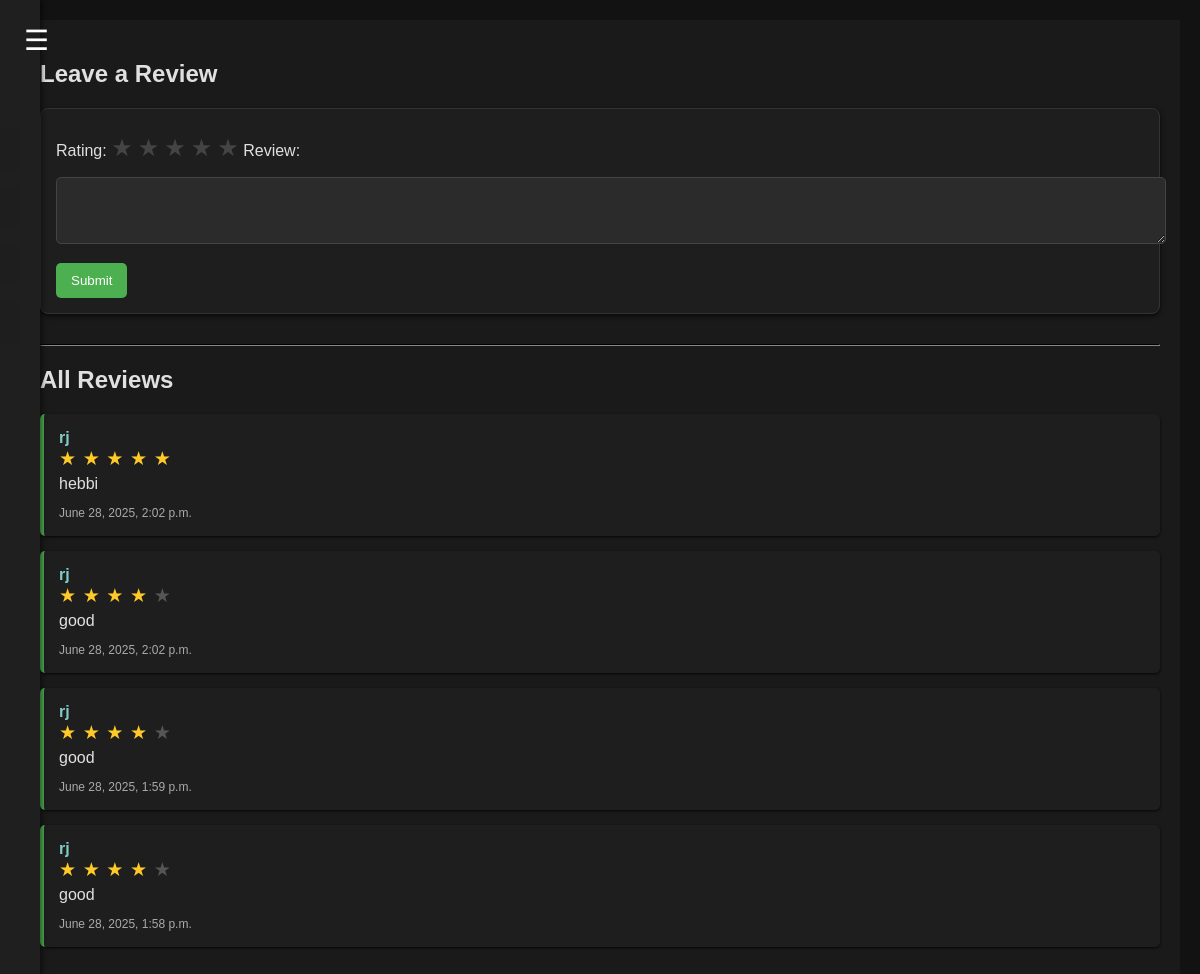
The app's page /reviews/pow/ (signed in) with its own data.
### accounts/models.py (models this page shows, shortened)
class Review(models.Model):
    user = models.ForeignKey(User, on_delete=models.CASCADE)
    trainer = models.ForeignKey(User, on_delete=models.CASCADE, related_name='reviews')
    content = models.TextField()
    rating = models.PositiveIntegerField(
        validators=[MinValueValidator(1), MaxValueValidator(5)]
    )
    created_at = models.DateTimeField(auto_now_add=True)

### accounts/views.py (the view)
# urls.py: path('reviews/<str:username>/',views.reviews_page,name='reviews_page'),
@login_required
def reviews_page(request,username):
    trainer = get_object_or_404(User,username=username)
    reviews = Review.objects.filter(trainer=trainer).order_by('-created_at')
    if trainer.profile.role != 'trainer':
        return redirect('home')
    if request.method == 'POST':
        form = ReviewForm(request.POST)
        if form.is_valid():
            review = form.save(commit=False)
            review.user = request.user
            review.trainer = trainer
            review.save()
            return redirect('reviews_page', username=trainer.username)
    else:
        form = ReviewForm()
    return render(request, 'accounts/reviews_page.html', {
        'form': form,
        'reviews': reviews
    })

### accounts/forms.py
class ReviewForm(forms.ModelForm):
    class Meta:
        model = Review
        fields = ['content', 'rating']
        widgets = {
            'content': forms.Textarea(attrs={'rows': 3}),
            'rating': forms.NumberInput(attrs={'min': 1, 'max': 5}),
        }

### accounts/templates/accounts/reviews_page.html (shortened to what this page needs)
{% extends "accounts/base_user.html" %}
{% load static %}
{% block extra_css %}
<link rel="stylesheet" href="{% static 'css/reviews.css' %}">
{% endblock %}
{% block content %}
<h2>Leave a Review</h2>
<form method="post">
    <label for="id_rating">Rating:</label>
    <div class="star-rating">
        {% for i in "54321" %}
            <label for="star{{ i }}">&#9733;</label>
        {% endfor %}
    </div>
    <label for="id_content">Review:</label>
    {{ form.content }}
    <button type="submit">Submit</button>
</form>
<hr>
<h2>All Reviews</h2>
{% for review in reviews %}
    <div class="review">
        <strong>{{ review.user.username }}</strong>
        <div class="stars">
            {% for i in "12345" %}
                {% if forloop.counter <= review.rating %}
                    <span class="star">&#9733;</span>
                {% else %}
                    <span class="star inactive">&#9733;</span>
                {% endif %}
            {% endfor %}
        </div>
        <p>{{ review.content }}</p>
        <small>{{ review.created_at }}</small>
    </div>
{% empty %}
    <p>No reviews yet.</p>
{% endfor %}
{% endblock %}

### static/css/base_user.css (style rules this page uses)
body { margin: 0; font-family: 'Segoe UI', sans-serif; background-color: #0d1b2a; color: #ffffff; }
body { margin: 0; background-color: #121212; color: #fff; font-family: Arial, sans-serif; }

### static/css/reviews.css (style rules this page uses)
body { font-family: Arial, sans-serif; background-color: #121212; padding: 20px; color: #e0e0e0; }
form { background-color: #1e1e1e; border: 1px solid #333; padding: 15px; border-radius: 8px; margin-bottom: 30px; box-shadow: 0 2px 5px rgba(0, 0, 0, 0.7); }
form textarea, form input[type="number"] { width: 100%; padding: 10px; margin-top: 5px; margin-bottom: 15px; background-color: #2b2b2b; color: #e0e0e0; border: 1px solid #444; border-radius: 5px; }
form textarea::placeholder, form input[type="number"]::placeholder { color: #999; }
form button { background-color: #4caf50; color: #fff; padding: 10px 15px; border: none; border-radius: 5px; cursor: pointer; }
.star-rating { direction: rtl; display: inline-flex; gap: 5px; font-size: 1.5rem; margin: 10px 0; }
.star-rating label { color: #444; cursor: pointer; transition: color 0.2s; }
.review { background-color: #1e1e1e; border-left: 4px solid #4caf50; padding: 15px; margin-bottom: 15px; border-radius: 5px; box-shadow: 0 1px 3px rgba(0, 0, 0, 0.8); }
.review strong { color: #80cbc4; font-size: 16px; }
.review small { color: #aaa; font-size: 12px; }
.review p { margin: 5px 0 10px; }
.stars .star { color: #ffca28; font-size: 1.2rem; margin-right: 2px; }
.stars .inactive { color: #555; }
hr { border-color: #333; }

### records on screen
Review: user.username "rj", rating 5 (drawn), content "hebbi", created_at "June 28, 2025, 2:02 p.m."
Review: user.username "rj", rating 4 (drawn), content "good", created_at "June 28, 2025, 2:02 p.m."
Review: user.username "rj", rating 4 (drawn), content "good", created_at "June 28, 2025, 1:59 p.m."
Review: user.username "rj", rating 4 (drawn), content "good", created_at "June 28, 2025, 1:58 p.m."
